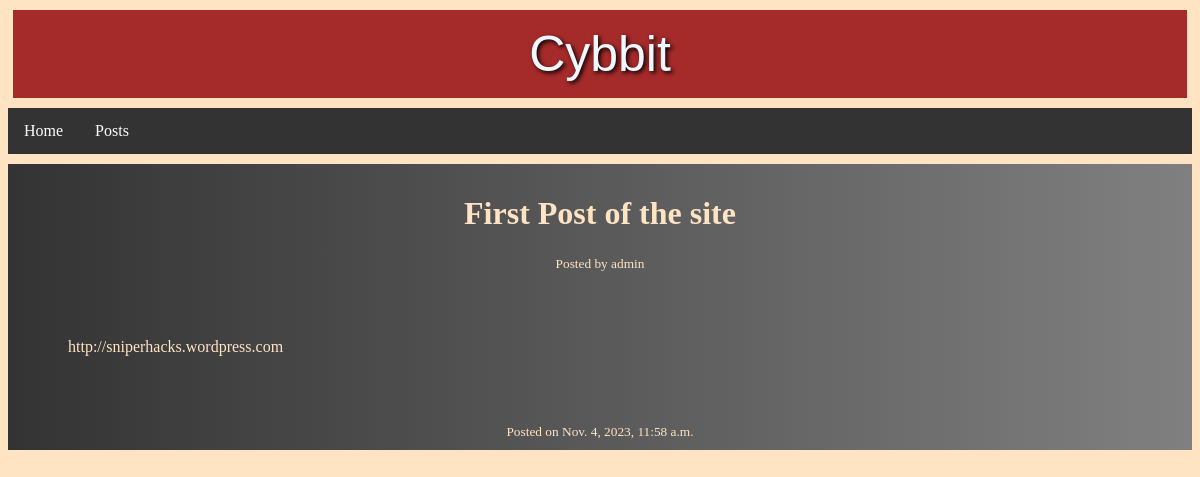
/posts/1 (signed in), run on the app's committed database.
### home/models.py (models this page shows, shortened)
class Post(models.Model):
    title = models.CharField(max_length=100)
    desc = models.TextField(max_length=5000)
    created = models.DateTimeField(auto_now_add=True)
    user = models.ForeignKey(User,on_delete=models.CASCADE)

### home/views.py (the view)
# urls.py: path('posts/<int:pk>',views.viewpost,name="viewpost"),
@login_required
def viewpost(request,pk):
    post = Post.objects.get(pk=pk)
    context = {
        "post":post
    }
    return render(request,'viewpost.html',context)

### templates/viewpost.html (shortened to what this page needs)
{% extends "base.html" %}
{% block body %}
    <div class="postbox">
        <div>
            <h1>{{ post.title }}</h1>
            <small>Posted by {{ post.user }}</small><br>
            <p>
                {{ post.desc }}
            </p>
            <small>Posted on {{ post.created }}</small>
        </div>
    </div>
{% endblock %}

### static/style.css (style rules this page uses)
body { background-color: bisque; }
.postbox { background-image: linear-gradient(to right,#333,gray); margin-top:10px; padding: 10px 10px; color:bisque; }
.postbox div { text-align: center; }
.postbox div p { padding: 50px 50px 50px 50px; text-align: left; text-justify:distribute; }

### data on the page
Post: title "First Post of the site", user "admin", desc "http://sniperhacks.wordpress.com", created "Nov. 4, 2023, 11:58 a.m."
